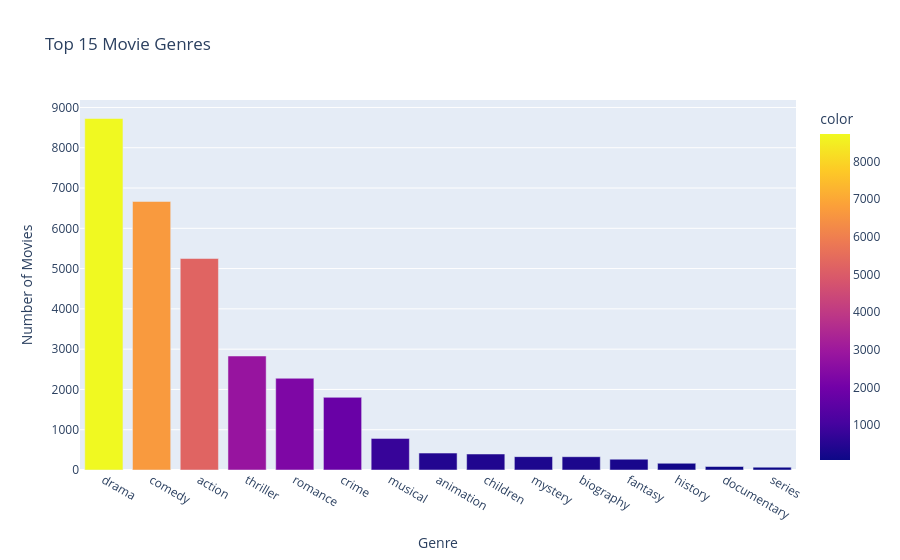

The cell this chart's notebook holds for it:
### Code cell
#  Distribution of movies by genre (top 15)
fig_genre = px.bar(x=genre_counts.head(15).index, y=genre_counts.head(15).values,
                  title='Top 15 Movie Genres',
                  labels={'x': 'Genre', 'y': 'Number of Movies'},
                  color=genre_counts.head(15).values,)
fig_genre.update_layout(xaxis_title='Genre', yaxis_title='Number of Movies')
fig_genre.show()

### Figure 1 — Plotly figure (JSON) as saved in the notebook; plotly's stock layout.template omitted (floating-point values rounded to 4 significant figures)
{"data": [{"alignmentgroup": "True", "hovertemplate": "Genre=%{x}<br>Number of Movies=%{y}<br>color=%{marker.color}<extra></extra>", "legendgroup": "", "marker": {"color": [8726, 6666, 5250, 2830, 2277, 1804, 785, 420, 397, 332, 330, 268, 167, 87, 70], "coloraxis": "coloraxis", "pattern": {"shape": ""}}, "name": "", "offsetgroup": "", "orientation": "v", "showlegend": false, "textposition": "auto", "type": "bar", "x": ["drama", "comedy", "action", "thriller", "romance", "crime", "musical", "animation", "children", "mystery", "biography", "fantasy", "history", "documentary", "series"], "xaxis": "x", "y": [8726, 6666, 5250, 2830, 2277, 1804, 785, 420, 397, 332, 330, 268, 167, 87, 70], "yaxis": "y"}], "layout": {"barmode": "relative", "coloraxis": {"colorbar": {"title": {"text": "color"}}, "colorscale": [[0, "#0d0887"], [0.1111, "#46039f"], [0.2222, "#7201a8"], [0.3333, "#9c179e"], [0.4444, "#bd3786"], [0.5556, "#d8576b"], [0.6667, "#ed7953"], [0.7778, "#fb9f3a"], [0.8889, "#fdca26"], [1, "#f0f921"]]}, "legend": {"tracegroupgap": 0}, "title": {"text": "Top 15 Movie Genres"}, "xaxis": {"anchor": "y", "domain": [0, 1], "title": {"text": "Genre"}}, "yaxis": {"anchor": "x", "domain": [0, 1], "title": {"text": "Number of Movies"}}}}
